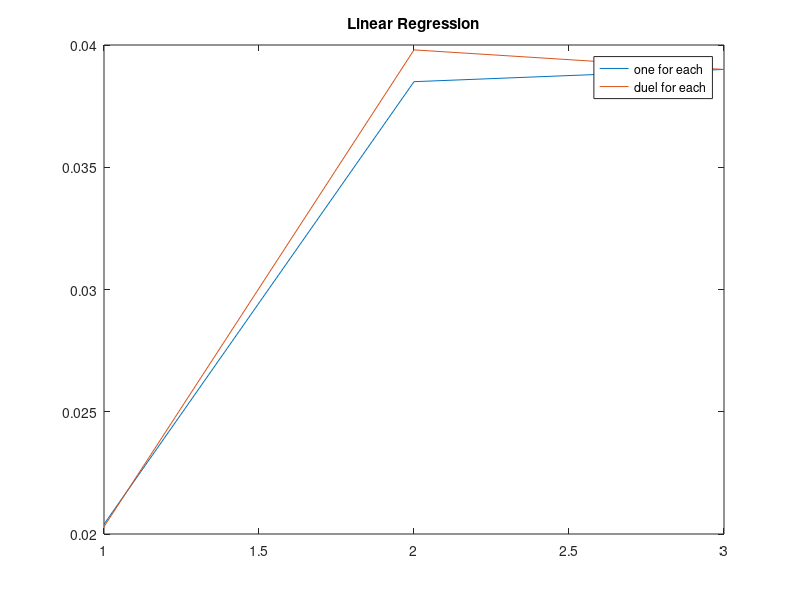

Reproduce this figure in MATLAB.
Bagging1 = [0.0172	0.032	0.0329]
Bagging2 = [0.0175	0.035	0.0285]

before = [0.0172	0.032	0.0329
0.0169	0.0305	0.0285
0.0281	0.038	0.0385
0.0204	0.0385	0.039]

after = [0.0175	0.035	0.0285
0.0149	0.0358	0.0329
0.0222	0.2758	0.0385
0.0203	0.0398	0.039]

a = ['    Bagging      ';'Random Forest    ';'Neural Networks  ';'Linear Regression']


x = [1,2,3]

for i = 1:4
    plot(x, before(i,:))
    hold on
    plot(x, after(i,:))
    legend('one for each','duel for each')
    title(a(i,:))
    hold off
end